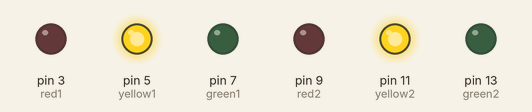
Bench run of a sketch on a simulated Arduino Uno, built with avr-gcc and run on an emulated ATmega328P. Shown: output pins drawn as LEDs (lit = HIGH).

Above: at 1.5 s.
At 4.5 s:
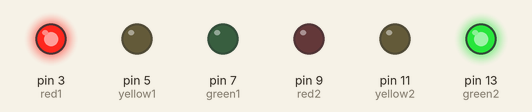
At 7.5 s:
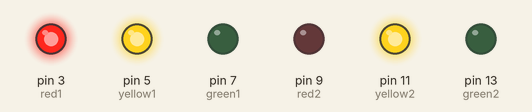
At 13.5 s:
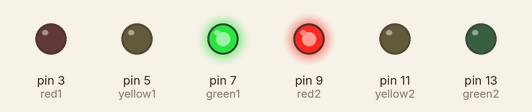
At 19.5 s:
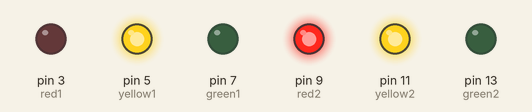
Timing chart, 0 to 23.4 s (numbered marks = the images above):
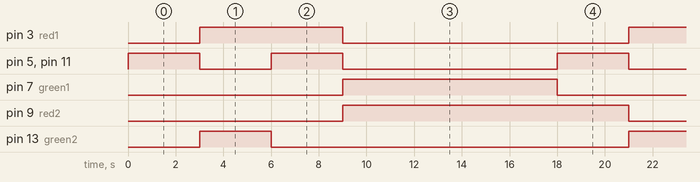

Measured:
- by itself, pin 3 (red1): alternates HIGH for 6.0 s and LOW for 12.0 s
- by itself, pin 5 (yellow1), pin 11 (yellow2): repeats every 18.0 s: LOW 3.0 s, HIGH 3.0 s, LOW 9.0 s, HIGH 3.0 s
- by itself, pin 7 (green1): alternates HIGH for 9.0 s and LOW for 9.0 s
- by itself, pin 9 (red2): alternates HIGH for 12.0 s and LOW for 6.0 s
- by itself, pin 13 (green2): alternates HIGH for 3.0 s and LOW for 15.0 s

The sketch:

code.ino
```cpp
//
// Arduino Two Way Traffic Light by ECE
// Traffic light one
int red1 = 3;
int yellow1 = 5;
int green1 = 7;
int red2 = 9;
int yellow2 = 11;
int green2 = 13;
void setup () {
pinMode (red1, OUTPUT);
  pinMode (yellow1, OUTPUT);
  pinMode (green1, OUTPUT);
// Traffic light two
pinMode (red2, OUTPUT);
  pinMode (yellow2, OUTPUT);
  pinMode (green2, OUTPUT);
}
void loop ()
{
  changeLights ();
  delay(6000);
}
void changeLights () {
  digitalWrite(green1, LOW);
  digitalWrite(yellow1, HIGH);
  digitalWrite(yellow2, HIGH);
  delay (3000);
//
  digitalWrite(yellow1, LOW);
  digitalWrite(red1, HIGH);
digitalWrite(yellow2, LOW);
  digitalWrite(red2, LOW);
  digitalWrite(green2, HIGH);
  delay(3000);

// both of the yellow lights turns on
  digitalWrite(yellow1, HIGH);
  digitalWrite(yellow2, HIGH);
  digitalWrite(green2, LOW);
  delay(3000);

//
  digitalWrite(green1, HIGH);
  digitalWrite(yellow1, LOW);
  digitalWrite(red1, LOW);
  digitalWrite(yellow2, LOW);
  digitalWrite(red2, HIGH);
  delay(3000);
}
```
